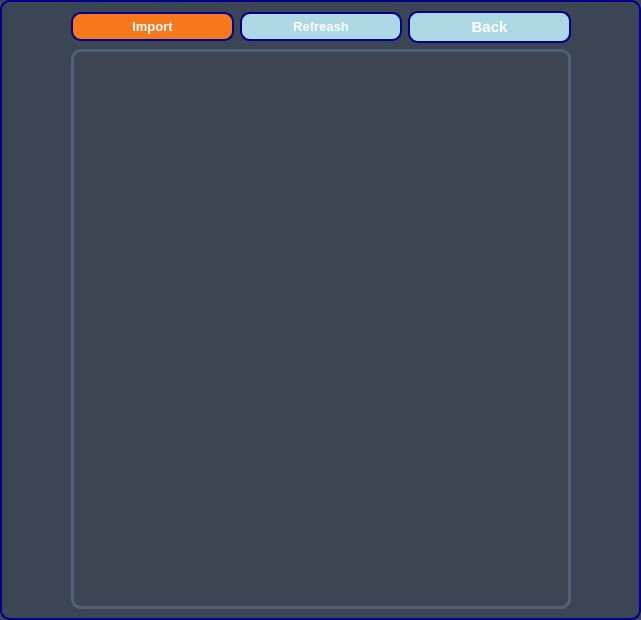
<?xml version="1.0" encoding="UTF-8"?>
<ui version="4.0">
 <class>map_select</class>
 <widget class="QWidget" name="map_select">
  <property name="geometry">
   <rect>
    <x>0</x>
    <y>0</y>
    <width>641</width>
    <height>620</height>
   </rect>
  </property>
  <property name="windowTitle">
   <string>Form</string>
  </property>
  <property name="styleSheet">
   <string notr="true">border: 2px solid darkblue; 
    
    /* 2. 圆角半径: 10px */
    border-radius: 10px; 
    
    
background-color: rgb(60, 69, 84);
    
    /* 4. 填充 (可选): 增加按钮内边距，使圆角更明显 */
    padding: 5px;</string>
  </property>
  <layout class="QGridLayout" name="gridLayout">
   <item row="0" column="2">
    <spacer name="horizontalSpacer">
     <property name="orientation">
      <enum>Qt::Horizontal</enum>
     </property>
     <property name="sizeHint" stdset="0">
      <size>
       <width>40</width>
       <height>20</height>
      </size>
     </property>
    </spacer>
   </item>
   <item row="0" column="1">
    <layout class="QVBoxLayout" name="verticalLayout">
     <item>
      <layout class="QHBoxLayout" name="horizontalLayout">
       <item>
        <widget class="QPushButton" name="pbImport">
         <property name="font">
          <font>
           <pointsize>10</pointsize>
           <bold>true</bold>
          </font>
         </property>
         <property name="styleSheet">
          <string notr="true">border: 2px solid darkblue; 
background-color: rgb(248, 120, 29);
color: rgb(255, 255, 255);
    
    /* 2. 圆角半径: 10px */
    border-radius: 10px; 
    
    
    /* 4. 填充 (可选): 增加按钮内边距，使圆角更明显 */
    padding: 5px;</string>
         </property>
         <property name="text">
          <string>Import</string>
         </property>
        </widget>
       </item>
       <item>
        <widget class="QPushButton" name="pbRefresh">
         <property name="font">
          <font>
           <pointsize>10</pointsize>
           <bold>true</bold>
          </font>
         </property>
         <property name="styleSheet">
          <string notr="true">border: 2px solid darkblue; 
color: rgb(255, 255, 255);
    
    /* 2. 圆角半径: 10px */
    border-radius: 10px; 
    
    /* 3. 背景色 (可选) */
    background-color: lightblue;
    
    /* 4. 填充 (可选): 增加按钮内边距，使圆角更明显 */
    padding: 5px;</string>
         </property>
         <property name="text">
          <string>Refreash</string>
         </property>
        </widget>
       </item>
       <item>
        <widget class="QPushButton" name="pbBack">
         <property name="font">
          <font>
           <pointsize>11</pointsize>
           <bold>true</bold>
          </font>
         </property>
         <property name="styleSheet">
          <string notr="true">border: 2px solid darkblue; 
color: rgb(255, 255, 255);
    
    /* 2. 圆角半径: 10px */
    border-radius: 10px; 
    
    /* 3. 背景色 (可选) */
    background-color: lightblue;
    
    /* 4. 填充 (可选): 增加按钮内边距，使圆角更明显 */
    padding: 5px;</string>
         </property>
         <property name="text">
          <string>Back</string>
         </property>
        </widget>
       </item>
      </layout>
     </item>
     <item>
      <widget class="QListWidget" name="listWidget">
       <property name="minimumSize">
        <size>
         <width>500</width>
         <height>0</height>
        </size>
       </property>
       <property name="styleSheet">
        <string notr="true">background-color: rgb(61, 69, 83);


    
    /* 2. 圆角半径: 10px */
    border-radius: 10px; 
    border: 2.5px solid ;
    
    /* 4. 填充 (可选): 增加按钮内边距，使圆角更明显 */
    padding: 10px;


border-color: rgb(80, 97, 116);</string>
       </property>
      </widget>
     </item>
    </layout>
   </item>
   <item row="0" column="0">
    <spacer name="horizontalSpacer_2">
     <property name="orientation">
      <enum>Qt::Horizontal</enum>
     </property>
     <property name="sizeHint" stdset="0">
      <size>
       <width>40</width>
       <height>20</height>
      </size>
     </property>
    </spacer>
   </item>
  </layout>
 </widget>
 <resources/>
 <connections/>
</ui>
